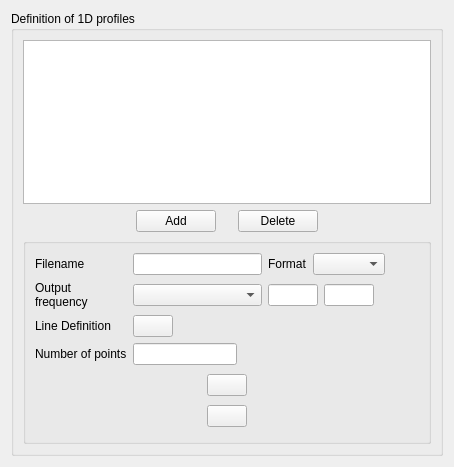
<?xml version="1.0" encoding="UTF-8"?>
<ui version="4.0">
 <class>ProfilesForm</class>
 <widget class="QWidget" name="ProfilesForm">
  <property name="geometry">
   <rect>
    <x>0</x>
    <y>0</y>
    <width>450</width>
    <height>467</height>
   </rect>
  </property>
  <property name="windowTitle">
   <string>Form</string>
  </property>
  <layout class="QGridLayout" name="gridLayout_5">
   <item row="0" column="0">
    <widget class="QGroupBox" name="groupBox">
     <property name="toolTip">
      <string>&lt;html&gt;&lt;head/&gt;&lt;body&gt;&lt;p&gt;&lt;span style=&quot; font-size:9pt;&quot;&gt;Define 1D profiles of variables along segments.&lt;/span&gt;&lt;/p&gt;&lt;/body&gt;&lt;/html&gt;</string>
     </property>
     <property name="title">
      <string>Definition of 1D profiles</string>
     </property>
     <layout class="QGridLayout" name="gridLayout_4">
      <item row="0" column="0">
       <widget class="QTreeView" name="treeViewProfile">
        <property name="toolTip">
         <string>&lt;html&gt;&lt;head/&gt;&lt;body&gt;&lt;p&gt;&lt;span style=&quot; font-size:9pt;&quot;&gt;Add and define new 1D profiles. Each profile has the following properties:&lt;br/&gt;- Filename: name of the file that will be written,&lt;br/&gt;- Format: &lt;/span&gt;&lt;span style=&quot; font-size:9pt; font-weight:600;&quot;&gt;.dat&lt;/span&gt;&lt;span style=&quot; font-size:9pt;&quot;&gt; or &lt;/span&gt;&lt;span style=&quot; font-size:9pt; font-weight:600;&quot;&gt;.csv&lt;/span&gt;&lt;span style=&quot; font-size:9pt;&quot;&gt;, extension of the file,&lt;br/&gt;- Output frequency: two possibilities, either at the end of the calculation or at each ’&lt;/span&gt;&lt;span style=&quot; font-size:9pt; font-weight:600;&quot;&gt;n&lt;/span&gt;&lt;span style=&quot; font-size:9pt;&quot;&gt;’ time steps,&lt;br/&gt;- Line definition: set the parametric equation of the segment through the Mathematical expression editor,&lt;br/&gt;- Number of points: number of sample points along the segment.&lt;/span&gt;&lt;/p&gt;&lt;/body&gt;&lt;/html&gt;</string>
        </property>
        <property name="indentation">
         <number>0</number>
        </property>
        <property name="rootIsDecorated">
         <bool>false</bool>
        </property>
       </widget>
      </item>
      <item row="1" column="0">
       <layout class="QHBoxLayout">
        <property name="spacing">
         <number>6</number>
        </property>
        <property name="leftMargin">
         <number>0</number>
        </property>
        <property name="topMargin">
         <number>0</number>
        </property>
        <property name="rightMargin">
         <number>0</number>
        </property>
        <property name="bottomMargin">
         <number>0</number>
        </property>
        <item>
         <spacer>
          <property name="orientation">
           <enum>Qt::Horizontal</enum>
          </property>
          <property name="sizeHint" stdset="0">
           <size>
            <width>20</width>
            <height>21</height>
           </size>
          </property>
         </spacer>
        </item>
        <item>
         <layout class="QHBoxLayout">
          <property name="spacing">
           <number>6</number>
          </property>
          <property name="leftMargin">
           <number>0</number>
          </property>
          <property name="topMargin">
           <number>0</number>
          </property>
          <property name="rightMargin">
           <number>0</number>
          </property>
          <property name="bottomMargin">
           <number>0</number>
          </property>
          <item>
           <widget class="QPushButton" name="pushButtonAdd">
            <property name="toolTip">
             <string>&lt;html&gt;&lt;head/&gt;&lt;body&gt;&lt;p&gt;&lt;span style=&quot; font-size:9pt;&quot;&gt;Add a 1D profile.&lt;/span&gt;&lt;/p&gt;&lt;/body&gt;&lt;/html&gt;</string>
            </property>
            <property name="text">
             <string>Add</string>
            </property>
           </widget>
          </item>
          <item>
           <spacer>
            <property name="orientation">
             <enum>Qt::Horizontal</enum>
            </property>
            <property name="sizeHint" stdset="0">
             <size>
              <width>16</width>
              <height>16</height>
             </size>
            </property>
           </spacer>
          </item>
          <item>
           <widget class="QPushButton" name="pushButtonDelete">
            <property name="toolTip">
             <string>&lt;html&gt;&lt;head/&gt;&lt;body&gt;&lt;p&gt;&lt;span style=&quot; font-size:9pt;&quot;&gt;Remove the last added 1D profile.&lt;/span&gt;&lt;/p&gt;&lt;/body&gt;&lt;/html&gt;</string>
            </property>
            <property name="text">
             <string>Delete</string>
            </property>
           </widget>
          </item>
         </layout>
        </item>
        <item>
         <spacer>
          <property name="orientation">
           <enum>Qt::Horizontal</enum>
          </property>
          <property name="sizeHint" stdset="0">
           <size>
            <width>16</width>
            <height>16</height>
           </size>
          </property>
         </spacer>
        </item>
       </layout>
      </item>
      <item row="2" column="0">
       <widget class="QGroupBox" name="groupBoxProfile">
        <property name="title">
         <string/>
        </property>
        <layout class="QGridLayout" name="gridLayout_3">
         <item row="0" column="0">
          <layout class="QGridLayout" name="gridLayout_2">
           <item row="0" column="0" colspan="3">
            <layout class="QGridLayout" name="gridLayout">
             <item row="0" column="0">
              <widget class="QLabel" name="labelBaseName">
               <property name="toolTip">
                <string>&lt;html&gt;&lt;head/&gt;&lt;body&gt;&lt;p&gt;&lt;span style=&quot; font-size:9pt;&quot;&gt;Specify the name of the written file.&lt;/span&gt;&lt;/p&gt;&lt;/body&gt;&lt;/html&gt;</string>
               </property>
               <property name="text">
                <string>Filename</string>
               </property>
              </widget>
             </item>
             <item row="0" column="1">
              <widget class="QLineEdit" name="lineEditBaseName">
               <property name="toolTip">
                <string>&lt;html&gt;&lt;head/&gt;&lt;body&gt;&lt;p&gt;&lt;span style=&quot; font-size:9pt;&quot;&gt;Specify the name of the written file.&lt;/span&gt;&lt;/p&gt;&lt;/body&gt;&lt;/html&gt;</string>
               </property>
              </widget>
             </item>
             <item row="0" column="2">
              <layout class="QHBoxLayout" name="horizontalLayoutFormat">
               <item>
                <widget class="QLabel" name="labelFormat">
                 <property name="sizePolicy">
                  <sizepolicy hsizetype="Minimum" vsizetype="Preferred">
                   <horstretch>0</horstretch>
                   <verstretch>0</verstretch>
                  </sizepolicy>
                 </property>
                 <property name="toolTip">
                  <string>&lt;html&gt;&lt;head/&gt;&lt;body&gt;&lt;p&gt;&lt;span style=&quot; font-size:9pt;&quot;&gt;Specify the format of the written file, .dat or .csv.&lt;/span&gt;&lt;/p&gt;&lt;/body&gt;&lt;/html&gt;</string>
                 </property>
                 <property name="text">
                  <string>Format</string>
                 </property>
                </widget>
               </item>
               <item>
                <widget class="QComboBox" name="comboBoxFormat">
                 <property name="toolTip">
                  <string>&lt;html&gt;&lt;head/&gt;&lt;body&gt;&lt;p&gt;&lt;span style=&quot; font-size:9pt;&quot;&gt;Specify the format of the written file, .dat or .csv.&lt;/span&gt;&lt;/p&gt;&lt;/body&gt;&lt;/html&gt;</string>
                 </property>
                </widget>
               </item>
               <item>
                <spacer name="horizontalSpacer_2">
                 <property name="orientation">
                  <enum>Qt::Horizontal</enum>
                 </property>
                 <property name="sizeHint" stdset="0">
                  <size>
                   <width>40</width>
                   <height>20</height>
                  </size>
                 </property>
                </spacer>
               </item>
              </layout>
             </item>
             <item row="1" column="0">
              <widget class="QLabel" name="labelFreq">
               <property name="toolTip">
                <string>&lt;html&gt;&lt;head/&gt;&lt;body&gt;&lt;p&gt;&lt;span style=&quot; font-size:9pt;&quot;&gt;Select and specify the ouput frequency of the 1D profile between:&lt;br/&gt;- At the end of the calculation,&lt;br/&gt;- At each ’n’ time steps.&lt;/span&gt;&lt;/p&gt;&lt;/body&gt;&lt;/html&gt;</string>
               </property>
               <property name="text">
                <string>Output
frequency</string>
               </property>
              </widget>
             </item>
             <item row="1" column="1">
              <widget class="QComboBox" name="comboBoxFreq">
               <property name="toolTip">
                <string>&lt;html&gt;&lt;head/&gt;&lt;body&gt;&lt;p&gt;&lt;span style=&quot; font-size:9pt;&quot;&gt;Select and specify the ouput frequency of the 1D profile between:&lt;br/&gt;- At the end of the calculation,&lt;br/&gt;- At each ’n’ time steps.&lt;/span&gt;&lt;/p&gt;&lt;/body&gt;&lt;/html&gt;</string>
               </property>
              </widget>
             </item>
             <item row="1" column="2">
              <layout class="QHBoxLayout" name="horizontalLayoutFormat">
               <item>
                <widget class="QLineEdit" name="lineEditFreq">
                 <property name="maximumSize">
                  <size>
                   <width>50</width>
                   <height>16777215</height>
                  </size>
                 </property>
                 <property name="toolTip">
                  <string>&lt;html&gt;&lt;head/&gt;&lt;body&gt;&lt;p&gt;&lt;span style=&quot; font-size:9pt;&quot;&gt;Select and specify the ouput frequency of the 1D profile between:&lt;br/&gt;- At the end of the calculation,&lt;br/&gt;- At each ’n’ time steps.&lt;/span&gt;&lt;/p&gt;&lt;/body&gt;&lt;/html&gt;</string>
                 </property>
                </widget>
               </item>
               <item>
                <widget class="QLineEdit" name="lineEditFreqTime">
                 <property name="maximumSize">
                  <size>
                   <width>50</width>
                   <height>16777215</height>
                  </size>
                 </property>
                 <property name="toolTip">
                  <string>&lt;html&gt;&lt;head/&gt;&lt;body&gt;&lt;p&gt;&lt;span style=&quot; font-size:9pt;&quot;&gt;Select and specify the ouput frequency of the 1D profile between:&lt;br/&gt;- At the end of the calculation,&lt;br/&gt;- At each ’n’ time steps.&lt;/span&gt;&lt;/p&gt;&lt;/body&gt;&lt;/html&gt;</string>
                 </property>
                </widget>
               </item>
               <item>
                <spacer name="horizontalSpacer">
                 <property name="orientation">
                  <enum>Qt::Horizontal</enum>
                 </property>
                 <property name="sizeHint" stdset="0">
                  <size>
                   <width>0</width>
                   <height>20</height>
                  </size>
                 </property>
                </spacer>
               </item>
              </layout>
             </item>
             <item row="2" column="0">
              <widget class="QLabel" name="label_3">
               <property name="toolTip">
                <string>&lt;html&gt;&lt;head/&gt;&lt;body&gt;&lt;p&gt;&lt;span style=&quot; font-size:9pt;&quot;&gt;Set the parametric equation of the segment through the formula editor.&lt;/span&gt;&lt;/p&gt;&lt;/body&gt;&lt;/html&gt;</string>
               </property>
               <property name="text">
                <string>Line Definition</string>
               </property>
              </widget>
             </item>
             <item row="2" column="1">
              <layout class="QHBoxLayout" name="horizontalLayout">
               <item>
                <widget class="QPushButton" name="pushButtonFormula">
                 <property name="toolTip">
                  <string>&lt;html&gt;&lt;head/&gt;&lt;body&gt;&lt;p&gt;&lt;span style=&quot; font-size:9pt;&quot;&gt;Set the parametric equation of the segment through the formula editor.&lt;/span&gt;&lt;/p&gt;&lt;/body&gt;&lt;/html&gt;</string>
                 </property>
                 <property name="text">
                  <string/>
                 </property>
                 <property name="icon">
                  <iconset resource="resources_pages.qrc">
                   <normaloff>:/new/prefix1/icons/22x22/edit-find-replace.png</normaloff>:/new/prefix1/icons/22x22/edit-find-replace.png</iconset>
                 </property>
                 <property name="iconSize">
                  <size>
                   <width>22</width>
                   <height>22</height>
                  </size>
                 </property>
                </widget>
               </item>
               <item>
                <spacer name="spacer_3">
                 <property name="orientation">
                  <enum>Qt::Horizontal</enum>
                 </property>
                 <property name="sizeHint" stdset="0">
                  <size>
                   <width>38</width>
                   <height>18</height>
                  </size>
                 </property>
                </spacer>
               </item>
              </layout>
             </item>
             <item row="2" column="2">
              <spacer name="spacer">
               <property name="orientation">
                <enum>Qt::Horizontal</enum>
               </property>
               <property name="sizeHint" stdset="0">
                <size>
                 <width>68</width>
                 <height>17</height>
                </size>
               </property>
              </spacer>
             </item>
             <item row="3" column="0">
              <widget class="QLabel" name="label_2">
               <property name="toolTip">
                <string>&lt;html&gt;&lt;head/&gt;&lt;body&gt;&lt;p&gt;&lt;span style=&quot; font-size:9pt;&quot;&gt;Specify the number of sample points along the segment.&lt;/span&gt;&lt;/p&gt;&lt;/body&gt;&lt;/html&gt;</string>
               </property>
               <property name="text">
                <string>Number of points</string>
               </property>
              </widget>
             </item>
             <item row="3" column="1">
              <layout class="QHBoxLayout" name="horizontalLayout_2">
               <item>
                <widget class="QLineEdit" name="lineEditNbPoint">
                 <property name="toolTip">
                  <string>&lt;html&gt;&lt;head/&gt;&lt;body&gt;&lt;p&gt;&lt;span style=&quot; font-size:9pt;&quot;&gt;Specify the number of sample points along the segment.&lt;/span&gt;&lt;/p&gt;&lt;/body&gt;&lt;/html&gt;</string>
                 </property>
                </widget>
               </item>
               <item>
                <spacer name="spacer_4">
                 <property name="orientation">
                  <enum>Qt::Horizontal</enum>
                 </property>
                 <property name="sizeHint" stdset="0">
                  <size>
                   <width>28</width>
                   <height>18</height>
                  </size>
                 </property>
                </spacer>
               </item>
              </layout>
             </item>
             <item row="3" column="2">
              <spacer name="spacer_2">
               <property name="orientation">
                <enum>Qt::Horizontal</enum>
               </property>
               <property name="sizeHint" stdset="0">
                <size>
                 <width>58</width>
                 <height>17</height>
                </size>
               </property>
              </spacer>
             </item>
            </layout>
           </item>
           <item row="1" column="0">
            <spacer>
             <property name="orientation">
              <enum>Qt::Horizontal</enum>
             </property>
             <property name="sizeHint" stdset="0">
              <size>
               <width>16</width>
               <height>61</height>
              </size>
             </property>
            </spacer>
           </item>
           <item row="1" column="1">
            <layout class="QHBoxLayout">
             <property name="spacing">
              <number>6</number>
             </property>
             <property name="leftMargin">
              <number>0</number>
             </property>
             <property name="topMargin">
              <number>0</number>
             </property>
             <property name="rightMargin">
              <number>0</number>
             </property>
             <property name="bottomMargin">
              <number>0</number>
             </property>
             <item>
              <widget class="QWidget" name="widgetDrag" native="true">
               <property name="minimumSize">
                <size>
                 <width>50</width>
                 <height>0</height>
                </size>
               </property>
               <property name="toolTip">
                <string>&lt;html&gt;&lt;head/&gt;&lt;body&gt;&lt;p&gt;&lt;span style=&quot; font-size:9pt;&quot;&gt;List of available variables for 1D profiles.&lt;/span&gt;&lt;/p&gt;&lt;/body&gt;&lt;/html&gt;</string>
               </property>
              </widget>
             </item>
             <item>
              <layout class="QVBoxLayout">
               <property name="spacing">
                <number>6</number>
               </property>
               <property name="leftMargin">
                <number>0</number>
               </property>
               <property name="topMargin">
                <number>0</number>
               </property>
               <property name="rightMargin">
                <number>0</number>
               </property>
               <property name="bottomMargin">
                <number>0</number>
               </property>
               <item>
                <widget class="QPushButton" name="pushButtonAddVar">
                 <property name="toolTip">
                  <string>&lt;html&gt;&lt;head/&gt;&lt;body&gt;&lt;p&gt;&lt;span style=&quot; font-size:9pt;&quot;&gt;Add a variable to the 1D profile.&lt;/span&gt;&lt;/p&gt;&lt;/body&gt;&lt;/html&gt;</string>
                 </property>
                 <property name="text">
                  <string/>
                 </property>
                 <property name="icon">
                  <iconset resource="resources_pages.qrc">
                   <normaloff>:/new/prefix1/icons/32x32/go-next.png</normaloff>:/new/prefix1/icons/32x32/go-next.png</iconset>
                 </property>
                </widget>
               </item>
               <item>
                <widget class="QPushButton" name="pushButtonSuppressVar">
                 <property name="toolTip">
                  <string>&lt;html&gt;&lt;head/&gt;&lt;body&gt;&lt;p&gt;&lt;span style=&quot; font-size:9pt;&quot;&gt;Remove a variable from the 1D profile.&lt;/span&gt;&lt;/p&gt;&lt;/body&gt;&lt;/html&gt;</string>
                 </property>
                 <property name="text">
                  <string/>
                 </property>
                 <property name="icon">
                  <iconset resource="resources_pages.qrc">
                   <normaloff>:/new/prefix1/icons/32x32/go-previous.png</normaloff>:/new/prefix1/icons/32x32/go-previous.png</iconset>
                 </property>
                </widget>
               </item>
              </layout>
             </item>
             <item>
              <widget class="QWidget" name="widgetDrop" native="true">
               <property name="minimumSize">
                <size>
                 <width>50</width>
                 <height>0</height>
                </size>
               </property>
               <property name="toolTip">
                <string>&lt;html&gt;&lt;head/&gt;&lt;body&gt;&lt;p&gt;&lt;span style=&quot; font-size:9pt;&quot;&gt;List of available variables for 1D profiles.&lt;/span&gt;&lt;/p&gt;&lt;/body&gt;&lt;/html&gt;</string>
               </property>
               <widget class="Line" name="line">
                <property name="geometry">
                 <rect>
                  <x>-240</x>
                  <y>-10</y>
                  <width>378</width>
                  <height>16</height>
                 </rect>
                </property>
                <property name="orientation">
                 <enum>Qt::Horizontal</enum>
                </property>
               </widget>
              </widget>
             </item>
            </layout>
           </item>
           <item row="1" column="2">
            <spacer>
             <property name="orientation">
              <enum>Qt::Horizontal</enum>
             </property>
             <property name="sizeHint" stdset="0">
              <size>
               <width>16</width>
               <height>61</height>
              </size>
             </property>
            </spacer>
           </item>
          </layout>
         </item>
        </layout>
       </widget>
      </item>
     </layout>
    </widget>
   </item>
   <item row="1" column="0">
    <spacer>
     <property name="orientation">
      <enum>Qt::Vertical</enum>
     </property>
     <property name="sizeHint" stdset="0">
      <size>
       <width>432</width>
       <height>16</height>
      </size>
     </property>
    </spacer>
   </item>
  </layout>
 </widget>
 <resources>
  <include location="resources_pages.qrc"/>
  <include location="resources_pages.qrc"/>
 </resources>
 <connections/>
</ui>
